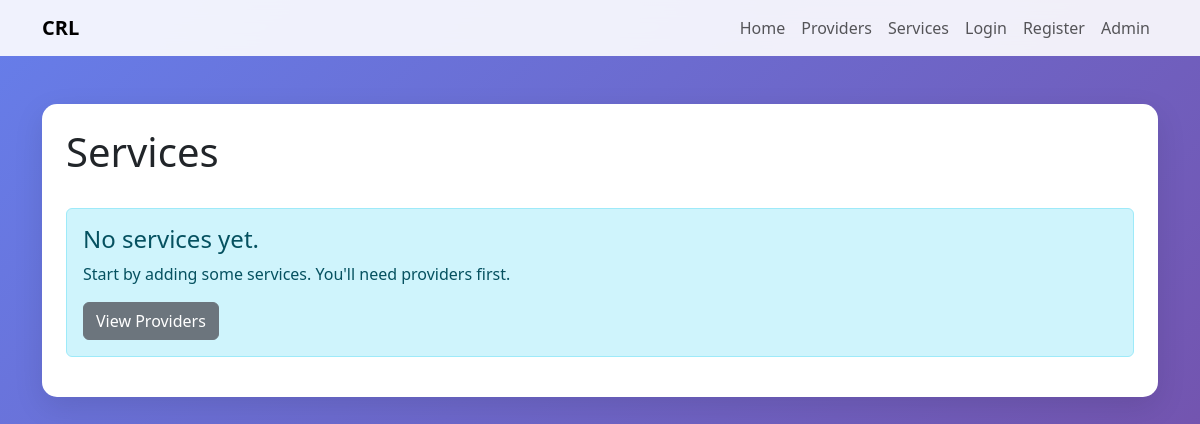
/services/, run on an earlier commit of the app's database.
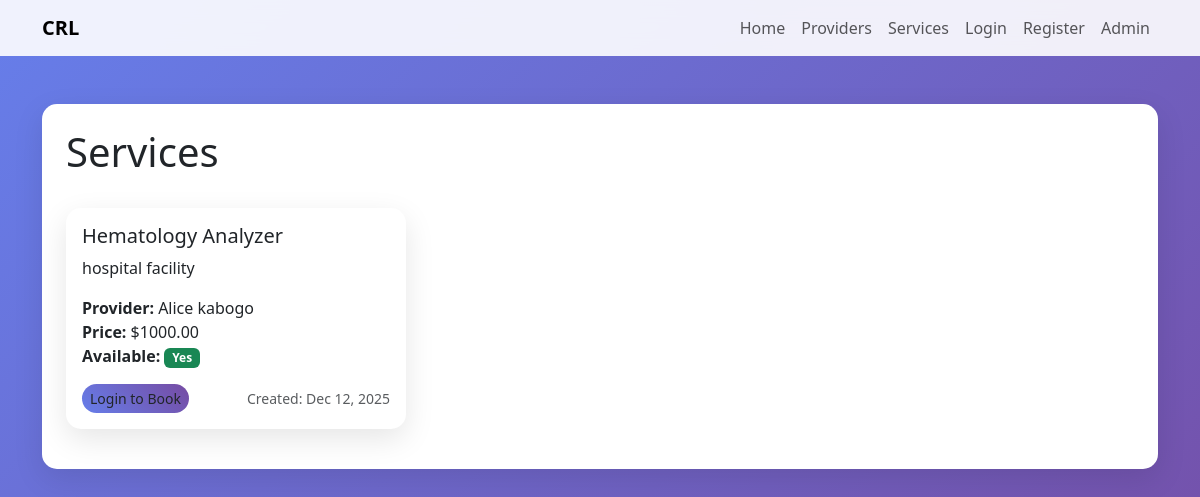
And on a later commit of the database.
### services/models.py (models this page shows, shortened)
class Service(models.Model):
    provider = models.ForeignKey(Provider, on_delete=models.CASCADE)
    name = models.CharField(max_length=100)
    description = models.TextField()
    price = models.DecimalField(max_digits=10, decimal_places=2)
    available = models.BooleanField(default=True)
    created_at = models.DateTimeField(auto_now_add=True)

### providers/models.py (models this page shows, shortened)
class Provider(models.Model):
    name = models.CharField(max_length=100)
    email = models.EmailField()
    phone = models.CharField(max_length=20, blank=True)
    address = models.TextField(blank=True)
    created_at = models.DateTimeField(auto_now_add=True)

### services/views.py (the view)
# urls.py: path('', views.service_list, name='service_list'),
def service_list(request):
    services = Service.objects.select_related('provider').all()
    return render(request, 'services/service_list.html', {'services': services})

### templates/services/service_list.html (shortened to what this page needs)
{% extends 'base.html' %}
{% block content %}
<div class="row">
    <div class="col-12">
        <div class="card p-4">
            <div class="d-flex justify-content-between align-items-center mb-4">
                <h1>Services</h1>
            </div>
            {% if services %}
                <div class="row">
                    {% for service in services %}
                        <div class="col-md-4 mb-3">
                            <div class="card h-100">
                                <div class="card-body">
                                    <h5 class="card-title">{{ service.name }}</h5>
                                    <p class="card-text">{{ service.description }}</p>
                                    <p class="card-text">
                                        <strong>Provider:</strong> {{ service.provider.name }}<br>
                                        <strong>Price:</strong> ${{ service.price }}<br>
                                        <strong>Available:</strong>
                                        {% if service.available %}
                                            <span class="badge bg-success">Yes</span>
                                        {% else %}
                                            <span class="badge bg-danger">No</span>
                                        {% endif %}
                                    </p>
                                    <div class="d-flex justify-content-between align-items-center">
                                        {% if user.is_authenticated %}
                                            <a href="{% url 'book_service' service.id %}" class="btn btn-custom btn-sm">Book Now</a>
                                        {% else %}
                                            <a href="{% url 'login' %}" class="btn btn-custom btn-sm">Login to Book</a>
                                        {% endif %}
                                        <small class="text-muted">Created: {{ service.created_at|date:"M d, Y" }}</small>
                                    </div>
                                </div>
                            </div>
                        </div>
                    {% endfor %}
                </div>
            {% else %}
                <div class="alert alert-info">
                    <h4>No services yet.</h4>
                    <p>Start by adding some services. You'll need providers first.</p>
                    <a href="{% url 'provider_list' %}" class="btn btn-secondary">View Providers</a>
                </div>
            {% endif %}
        </div>
    </div>
</div>
{% endblock %}

What changed in the data, as far as the page shows it:
added Service: name "Hematology Analyzer", description "hospital facility", provider.name "Alice kabogo", price "1000.00", available "Yes", created_at "Dec 12, 2025"
Also different on the page:
text no longer shown: "No services yet. Start by adding some services. You'll need providers first. View Providers"
